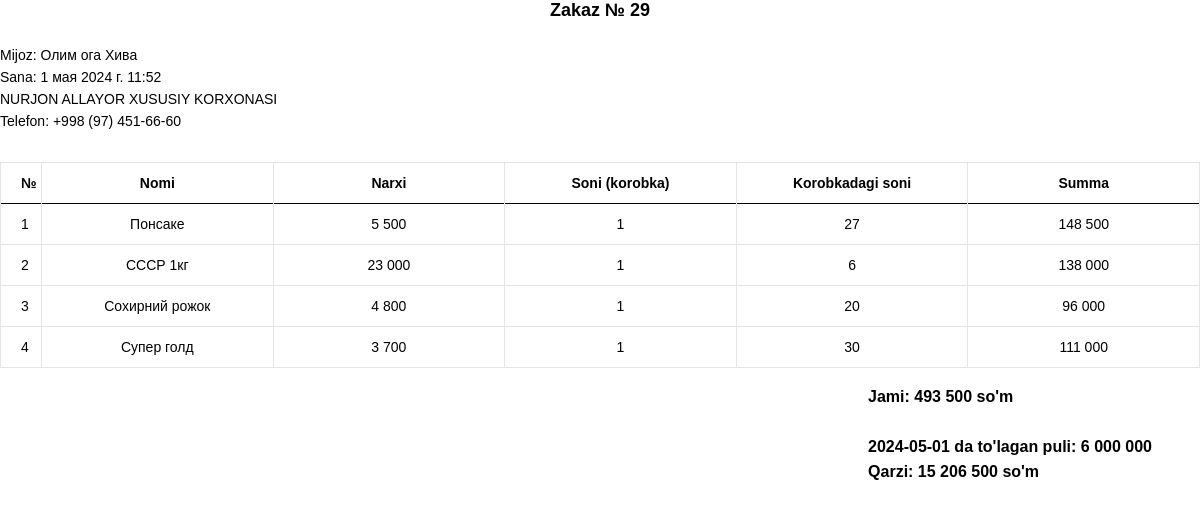
/document/29/ (signed in), run on the app's committed database.
### backend/models.py (models this page shows, shortened)
class Order(models.Model):
    created_date = models.DateTimeField(auto_now_add=True)
    driver = models.ForeignKey('Driver', related_name='Driver', on_delete=models.CASCADE)
    cash = models.IntegerField(default=0, verbose_name='Summa')
    class Meta:
        verbose_name = 'chiqim'
        verbose_name_plural = 'chiqim'

class Driver(models.Model):
    photo = models.ImageField(upload_to='images/', blank=True, null=True)
    name = models.CharField(max_length=255, verbose_name='FIO')
    phone = models.CharField(max_length=255, verbose_name='Telefon')
    auto = models.CharField(max_length=255, verbose_name='Avtomobil')
    class Meta:
        verbose_name = 'xaydovchi'
        verbose_name_plural = 'xaydovchilar'

class Product(models.Model):
    photo = models.ImageField(
        upload_to='media/',
        null=True,
        blank=True,
        default='media/default.jpg',
        verbose_name='rasm'
    )
    name = models.CharField(max_length=255, unique=True, verbose_name='nomi')
    price = models.IntegerField(verbose_name='narxi')
    case = models.IntegerField(default=1, verbose_name='yashikdagi soni')
    count = models.IntegerField(default=0, verbose_name='qoldiq')
    class Meta:
        verbose_name = 'maxsulot'
        verbose_name_plural = 'maxsulotlar'

### backend/views.py (the view)
# urls.py: path('document/<int:id>/', document, name='document'),
@login_required
def document(request, id=1):
    context = dict()
    if id == 1:
        order = list(Order.objects.all())[-1]
    else:
        order = Order.objects.get(id=id)
    driver = order.driver
    order_products = OrderProduct.objects.filter(order=order)
    total_sum = 0
    products = []
    for order_product in order_products:
        products.append(
            {
                'id': order_product.id,
                'product': order_product.product,
                'price': order_product.price,
                'count': order_product.count,
                'order': order_product.order,
                'cash': order_product.product.case * order_product.count * order_product.price,
            }
        )
        total_sum += order_product.product.case * order_product.count * order_product.price
    eski = calculate_eski_carz(order)
    payed = calculate_payed(order)
    context['payed'] = payed
    context['eski'] = eski
    context['products'] = products
    context['driver'] = driver
    context['total_sum'] = total_sum
    context['order'] = order
    if request.user.groups.filter(name='Склад').exists():
        return render(request, 'document.html', context)
    else:
        return HttpResponse("У вас нет прав для просмотра этой страницы.")

### backend/utils.py (called while the page is built)
def intcomma(number):
    parts = []
    for i, digit in enumerate(reversed(str(number))):
        if i > 0 and i % 3 == 0:
            parts.append(' ')
        parts.append(digit)
    return ''.join(reversed(parts))

def calculate_eski_carz(order):
    created_date = order.created_date.date()
    print(created_date, order.created_date)
    payments = Payment.objects.filter(driver=order.driver, created_date__date__lte=created_date)
    orders = Order.objects.filter(id__lte=order.id, driver=order.driver)
    result = 0
    for o in orders:
        result += o.cash
    for p in payments:
        result -= p.cash
    return result

def calculate_payed(order):
    created_date = order.created_date.date()
    payments = Payment.objects.filter(driver=order.driver, created_date__date=created_date)
    result = 0
    for p in payments:
        result += p.cash
    return f"{created_date} da to'lagan puli: {intcomma(result)}"

### templates/document.html
{% extends "./base.html" %}
{% load static %}
{% load humanize %}
{% load my_tags %}
{% block body %}
    <div class=" text-start">
        <h6 class=" text-center"><b>Zakaz № {{order.id}}</b></h6>
        <br>
        <p class="text-black" >Mijoz: {{ order.driver.name }}</p>
        <p class="text-black" >Sana: {{ order.created_date }}</p>
        <p class="text-black" style="font-family:sans-serif; " >
            NURJON ALLAYOR XUSUSIY KORXONASI
        </p>
        <p class="text-black" style="font-family:sans-serif; ">Telefon: +998 (97) 451-66-60<p>
        <div class="offset-top-30">
            <table class="table table-custom table-fixed bordered-table text-center text-black" data-responsive="true">
                <tr style="font-size: 14px;">
                    <th width="30px">№</th>
                    <th>Nomi</th>
                    <th>Narxi</th>
                    <th>Soni (korobka)</th>
                    <th>Korobkadagi soni</th>
                    <th>Summa</th>
                </tr>
                {% for product  in products %}
                    <tr height="10px" style="font-size: 14px;">
                        <td>{{ forloop.counter }}</td>
                        <td>{{ product.product.name }}</td>
                        <td>{{ product.price|intcomma }}</td>
                        <td>{{ product.count }}</td>
                        <td >{{ product.product.case }}</td>
                        <td>{{ product.cash|intcomma }}</td>
                    </tr>
                {% endfor %}
            </table>
            <div class="float-end text-black px-5" style="font-size: 16px;" >
                <b>Jami: {{ total_sum|intcomma }} so'm</b>
                <br>
                <br>
                <b> {{ payed }}</b>
                <br>
                <b>Qarzi: {{ eski|intcomma }} so'm</b>
            </div>
        </div>
{% endblock %}

### data on the page
Order: id "29", driver.name "Олим ога Хива", created_date "1 мая 2024 г. 11:52"
Product: product.name "Понсаке", price "5 500", count "1", product.case "27", cash "148 500"
Product: product.name "СССР 1кг", price "23 000", count "1", product.case "6", cash "138 000"
Product: product.name "Сохирний рожок", price "4 800", count "1", product.case "20", cash "96 000"
Product: product.name "Супер голд", price "3 700", count "1", product.case "30", cash "111 000"

### other printed values
{{ total_sum|intcomma }} "493 500"
{{ payed }} "2024-05-01 da to'lagan puli: 6 000 000"
{{ eski|intcomma }} "15 206 500"
